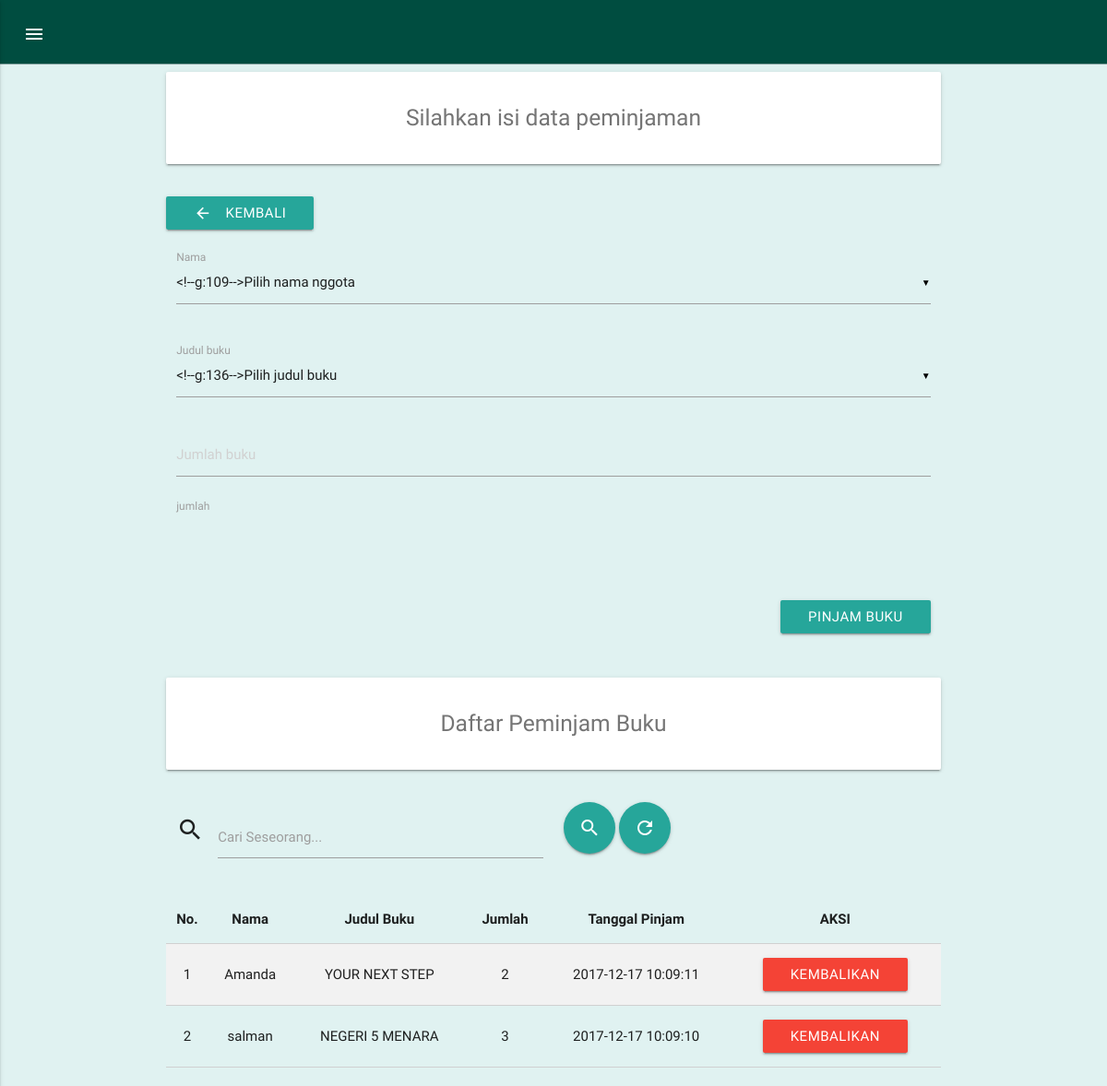
The page /transaksi/transaksi.php (signed in) on the database its author committed.
### tables this page shows
CREATE TABLE `tb_pinjam` (
  `id_peminjam` int(11) NOT NULL,
  `nama_peminjam` varchar(100) NOT NULL,
  `judul_buku` varchar(100) NOT NULL,
  `pengarang` varchar(100) NOT NULL,
  `penerbit` varchar(100) NOT NULL,
  `jumlah` int(3) NOT NULL,
  `tgl_pinjam` datetime NOT NULL
);

### transaksi/functions.php (called while the page is built, shortened)
<?php
$conn = mysqli_connect("localhost","root","","perpustakaan");
function query($query){
	global $conn;
	$result = mysqli_query($conn, $query);
	$rows = [];
	while( $row = mysqli_fetch_assoc($result) ){
		$rows[] = $row;
	}
	return $rows;
}
?>

### transaksi/transaksi.php (the view, shortened to what this page needs)
<?php
require 'functions.php';
$peminjam = query("SELECT * FROM tb_pinjam ORDER BY tgl_pinjam DESC");
?>
<!DOCTYPE html>
  <html>
    <head>
      <link rel="stylesheet" href="../css/materialize.min.css">
      <link rel="stylesheet" href="../css/style.css">
    </head>
    <body>
        <div class="main">
          <div class="navigation">
            <a href="#" data-activates="slide-out" class="button-collapse"><i class="material-icons">menu</i></a>
          </div>
        </div>
          <div class="container">
            <div class="row">
              <div class="col l12 m12 s12">
                <div class="card-panel">
                  <h5 class="text-darken-2 center">Silahkan isi data peminjaman</h5>
                </div>
              </div>
            </div>
            <div class="row">
              <div class="col l6 m6 s12">
                <a href="../index.php" class="btn" type="submit" name="action"><i class="material-icons left">arrow_back</i>Kembali</a>
              </div>
            </div>
            <div class="row">
              <div class="col l12 m12 s12">
                <form class="col s12" action="" method="post">
                  <div class="row">
                    <div class="input-field col s12">
                      <label for="nama">Nama</label>
                    </div>
                  </div>
                  <div class="row">
                    <div class="input-field col s12">
                      <label for="judul">Judul buku</label>
                    </div>
                  </div>
                  <div class="row">
                    <div class="col s12">
                      <input id="jumlah" type="number" name="jumlah" class="validate" placeholder="Jumlah buku" required>
                      <label for="jumlah">jumlah</label>
                    </div>
                  </div>
                  <div class="row">
                    <div class="input-field col s12">
                    </div>
                  </div>
                  <div class="row">
                    <div class="input-field col s12">
                    </div>
                  </div>
                  <div class="row">
                    <div class="col s12">
                      <button class="btn right" type="submit" name="pinjam">Pinjam Buku</button>
                    </div>
                  </div>
                </form>
              </div>
            </div>
            <div class="row">
              <div class="col l12 m12 s12">
                <div class="card-panel">
                  <h5 class="text-darken-2 center">Daftar Peminjam Buku</h5>
                </div>
              </div>
            </div>
            <div class="row">
              <form action="" method="post" class="col m12 s12">
                <div class="input-field col l6 m6 s12">
                  <i class="material-icons prefix">search</i>
                  <input id="keyword" type="text" name="keyword" class="validate">
                  <label for="keyword">Cari Seseorang...</label>
                </div>
                <div class="col l6 m6 s12">
                  <button type="submit" name="cari" class="btn btn-floating btn-large"><i class="material-icons">search</i></button>
                  <button type="submit" name="back" class="btn btn-floating btn-large"><i class="material-icons">refresh</i></button>
                </div>
              </form>
            </div>
            <div class="row">
              <div class="col s12">
                <table class="table responsive-table bordered striped highlight centered" id="data">
                  <thead>
                    <tr>
                      <th>No.</th>
                      <th>Nama</th>
                      <th>Judul Buku</th>
                      <th>Jumlah</th>
                      <th>Tanggal Pinjam</th>
                      <th>AKSI</th>
                    </tr>
                  </thead>
                  <tbody>
                    <?php $i = 1; ?>
                      <?php foreach( $peminjam as $row ) : ?>
                        <tr>
                          <td><?= $i; ?></td>
                          <td><?= $row["nama_peminjam"]; ?></td>
                          <td><?= $row["judul_buku"]; ?></td>
                          <td><?= $row["jumlah"]; ?></td>
                          <td><?= $row["tgl_pinjam"]; ?></td>
                          <td>
                            <a href="hapus_peminjam.php?id_peminjam=<?= $row["id_peminjam"] ?>" onclick="return confirm('Apakah anda yakin ingin mengembalikan buku ini ?')" class="btn waves-effect waves-light red">Kembalikan</a>
                          </td>
                        </tr>
                      <?php $i++; ?>
                    <?php endforeach; ?>
                  </tbody>
                </table>
              </div>
            </div>
          </div>
    </body>
  </html>

### css/style.css (style rules this page uses)
body { margin: 0; padding: 0; background-color: #e0f2f1; }
.main { width: 100%; height: 70px; padding: 20px; background-color: #004d40; border-bottom: 1px solid rgba(189, 195, 199, .7); }
.navigation { width: 3%; padding: 5px; }
.navigation .button-collapse { color: #fff; }
.card-panel { height: 100px; color: #757575; }
table { overflow: scroll; }

### rows shown on the page
tb_pinjam: nama_peminjam "Amanda", judul_buku "YOUR NEXT STEP", jumlah "2", tgl_pinjam "2017-12-17 10:09:11"
tb_pinjam: nama_peminjam "salman", judul_buku "NEGERI 5 MENARA", jumlah "3", tgl_pinjam "2017-12-17 10:09:10"
